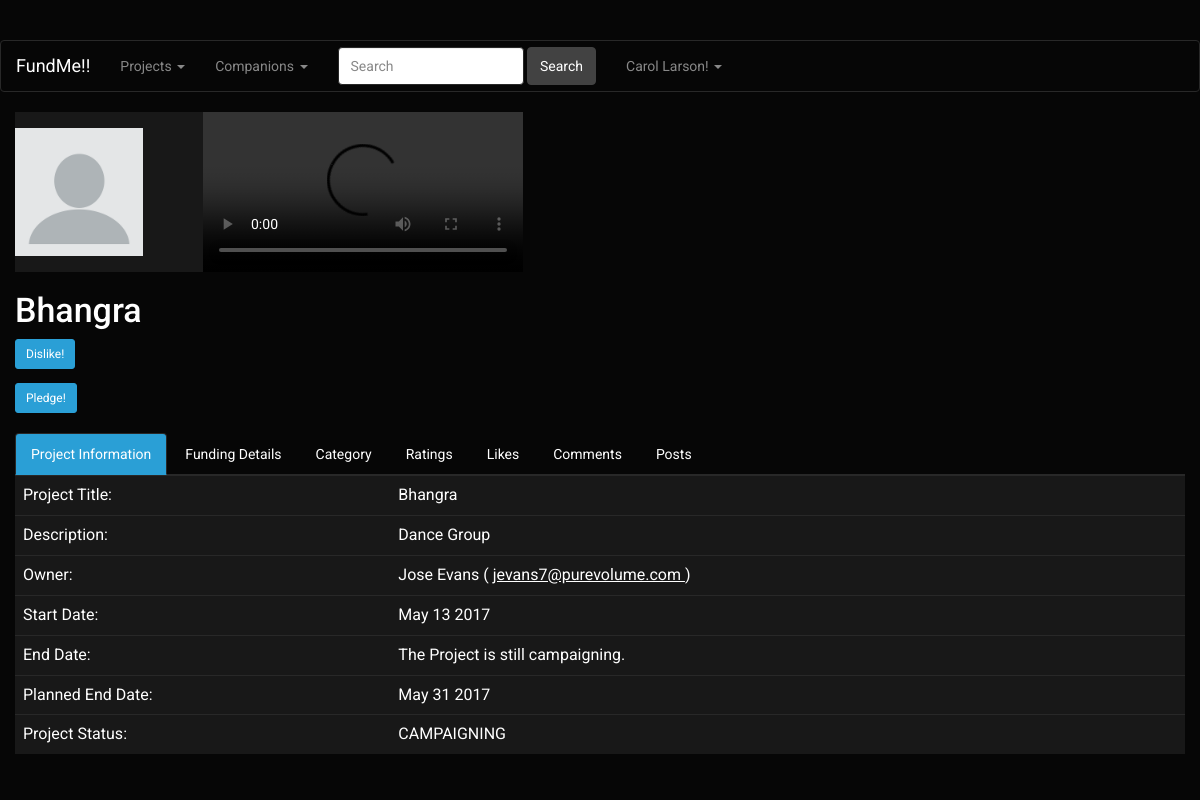
Screenshot of /viewProject.php?project_id=3 (signed in) with the database file from the repository.
### tables this page shows
CREATE TABLE `USER` (
  `EMAIL_ID` VARCHAR(45) NOT NULL,
  `PASSWORD` VARCHAR(45) NOT NULL,
  `FIRST_NAME` VARCHAR(45) NOT NULL,
  `LAST_NAME` VARCHAR(45) NOT NULL,
  `ADDRESS_LINE_1` VARCHAR(100) NOT NULL,
  `ADDRESS_LINE_2` VARCHAR(100) NULL,
  `CITY` VARCHAR(45) NOT NULL,
  `STATE` VARCHAR(45) NOT NULL,
  `COUNTRY` VARCHAR(45) NOT NULL,
  `ZIPCODE` INT(11) NOT NULL,
  `PHONE` VARCHAR(10) NOT NULL,
  `INTEREST` VARCHAR(45) DEFAULT NULL,
  `PHOTO` BLOB,
  PRIMARY KEY (`EMAIL_ID`)
);

CREATE TABLE `PROJECT`(
 `PROJECT_ID` INT(11) NOT NULL AUTO_INCREMENT,
 `PROJECT_TITLE` VARCHAR(45) NOT NULL UNIQUE,
 `DESCRIPTION` VARCHAR(200) NOT NULL ,
 `DATE_TIME_CREATED` DATETIME NOT NULL ,
 `START_DATE` DATE NOT NULL ,
 `COMPLETION_DATE` DATE NULL,
 `PLANNED_COMPLETION_DATE` DATE NOT NULL ,
 `PHOTO` BLOB NULL,
 `VIDEO` VARCHAR(100) NULL,
 `STATUS` enum('FAILED','CAMPAIGNING', 'STARTED','COMPLETED') NOT NULL DEFAULT 'CAMPAIGNING',
 PRIMARY KEY (`PROJECT_ID`)
);

CREATE TABLE `PROJECT_OWNERSHIP` (
  `PROJECT_ID` INT(11) NOT NULL,
  `EMAIL_ID` VARCHAR(45) NOT NULL,
  PRIMARY KEY (`PROJECT_ID`,`EMAIL_ID`),
  CONSTRAINT `FK_PROJECT_OWNERSHIP_USER_EMAIL_ID`
    FOREIGN KEY (`EMAIL_ID`) REFERENCES `USER` (`EMAIL_ID`)
    ON DELETE CASCADE
    ON UPDATE CASCADE,
  CONSTRAINT `FK_PROJECT_OWNERSHIP_PROJECT_PROJECT_ID`
    FOREIGN KEY (`PROJECT_ID`) REFERENCES `PROJECT` (`PROJECT_ID`)
    ON DELETE CASCADE
    ON UPDATE CASCADE
);

### viewProject.php (the view, shortened to what this page needs)
<html lang="en">
<head>
    <link href="css/bootstrap.min.css" rel="stylesheet">
    <link rel="stylesheet" href="https://maxcdn.bootstrapcdn.com/bootstrap/3.3.7/css/bootstrap.min.css"
>
</head>
<body>
<?php
require 'dbconn.php';
require 'navbar.php';
$project_id = $_GET['project_id'];
$sql =
    "SELECT PROJECT.PROJECT_ID,PROJECT.PROJECT_TITLE,PROJECT.DESCRIPTION,PROJECT.PHOTO,PROJECT.VIDEO from PROJECT where PROJECT.PROJECT_ID=$project_id";
$result = $conn->query($sql);
$row = $result->fetch_assoc();
?>
<div class='container'>
    <div class='row'>
        <div class='col-sm-20 col-md-16 user-details'>
            <table>
                    <tr>
                        <td style="padding:0 30px 0 0px;">
                            <?php
                            if (is_null($row['PHOTO'])) {
                                ?>
                                <img src='img/blank.png' alt='Project Pic' title='Project Pic'
                                     style="width:128px;height:128px">
                                <?php
                            } else {
                                ?>
                                <img alt='Project Pic' title='Project Pic'
                                     style="width:128px;height:128px">
                                <?php
                            } ?>
                        </td>
                        <td style="padding:0 0px 0 30px;">
                            <?php
                            $video= $row['VIDEO'];
                            $video_show= "videos/$video";
                            $position= strpos($video, ".");
                            $file_extension= substr($video, $position + 1);
                            $file_extension= strtolower($file_extension);
                            echo "<div align=center><video width='320' controls><source src='$video_show' type='video/$file_extension'>Your browser does
                            not support the video tag.</video></div>";
                            ?>
                        </td>
                    </tr>
                </table>
            </div>
            <div>
                <div>
                    <h3><?php
                        echo $row['PROJECT_TITLE'];
                        ?>
                    </h3>
                </div>
            </div>
            <div>
                <?php $sqllike =
                    "SELECT * from PROJECT join PROJECT_LIKES on PROJECT.PROJECT_ID=PROJECT_LIKES.PROJECT_ID
                      where PROJECT_LIKES.EMAIL_ID='" . $_SESSION['email'] . "' and PROJECT.PROJECT_ID = $project_id";
                $resultlike = $conn->query($sqllike);
                if ($resultlike->num_rows === 0) {
                    echo "<form enctype='multipart/form-data' method='post'><input  type='submit' value='Like!' name='like' class='btn btn-primary btn-sm'/></form>";
                } else {
                    echo "<form enctype='multipart/form-data' method='post'><input  type='submit' value='Dislike!' name='dislike' class='btn btn-primary btn-sm'/></form>";
                }
                ?>
                <div>
                    <?php
                    $get_project_campaign_status_for_pledge = "select status from project_campaign where project_id =" . $project_id;
                    $get_project_campaign_status_for_pledge = $conn->query($get_project_campaign_status_for_pledge);
                    $get_project_campaign_status_for_pledge_result = $get_project_campaign_status_for_pledge->fetch_assoc();
                    $row_geteditrec = "select * from project_ownership where project_id=$project_id and email_id='" . $_SESSION['email'] . "'";
                    $result_geteditrec = $conn->query($row_geteditrec);
                    if ($get_project_campaign_status_for_pledge_result['status'] === 'IN_PROGRESS' and $result_geteditrec->num_rows === 0) {
                        ?>
                        <button type="button" class="btn btn-primary btn-sm" data-toggle="modal"
                                data-target="#myModal5">Pledge!
                        </button>
                        <?php
                    }
                    ?>
                </div>
            </div>
            <br>
            <div>
                <ul class='nav nav-tabs' id="myTab">
                    <li class='active'><a href='#information' data-toggle='tab'>Project Information</a></li>
                    <li><a href='#funding_details' data-toggle='tab'>Funding Details</a></li>
                    <li><a href='#category' data-toggle='tab'>Category</a></li>
                    <li><a href='#ratings' data-toggle='tab'>Ratings</a></li>
                    <li><a href='#likes' data-toggle='tab'>Likes</a></li>
                    <li><a href='#comments' data-toggle='tab'>Comments</a></li>
                    <li><a href='#posts' data-toggle='tab'>Posts</a></li>
                </ul>
            </div>
            <div id='myTabContent' class='tab-content'>
                <div class='tab-pane fade active in' id='information'>
                    <table class='table table-user-information'>
                        <tbody>
                        <tr>
                            <td>Project Title:</td>
                            <td><?php echo $row['PROJECT_TITLE']; ?></td>
                        </tr>
                        <tr>
                            <td>Description:</td>
                            <td><?php echo $row['DESCRIPTION']; ?></td>
                        </tr>
                        <tr>
                            <?php $sql_owner =
                                "   SELECT PROJECT_OWNERSHIP.EMAIL_ID, FIRST_NAME, LAST_NAME, DATE_FORMAT(START_DATE, '%M %d %Y') AS START_DATE,
                                    DATE_FORMAT(COMPLETION_DATE, '%M %d %Y') AS COMPLETION_DATE,
                                    DATE_FORMAT(PLANNED_COMPLETION_DATE,'%M %d %Y') AS PLANNED_COMPLETION_DATE, STATUS
                                    FROM PROJECT
                                      JOIN PROJECT_OWNERSHIP ON PROJECT.PROJECT_ID = PROJECT_OWNERSHIP.PROJECT_ID
                                      JOIN USER ON PROJECT_OWNERSHIP.EMAIL_ID = USER.EMAIL_ID
                                    WHERE PROJECT.PROJECT_ID=$project_id;";
                            $result = $conn->query($sql_owner);
                            $result_owner = $result->fetch_assoc();
                            ?>
                            <td>Owner:</td>
                            <td>
                                <?php
                                echo $result_owner['FIRST_NAME'] . " " . $result_owner['LAST_NAME'] . " (" ?>
                                <a href="viewOtherUserProfile.php?email=<?php echo $result_owner['EMAIL_ID']; ?>"> <?php echo $result_owner['EMAIL_ID']; ?> </a> <?php echo ")"; ?>
                            </td>
                        </tr>
                        <tr>
                            <td>Start Date:</td>
                            <td><?php echo $result_owner['START_DATE']; ?></td>
                        </tr>
                        <tr>
                            <td>End Date:</td>
                            <td><?php
                                if (is_null($result_owner['COMPLETION_DATE']) && $result_owner['STATUS'] === "CAMPAIGNING") {
                                    echo "The Project is still campaigning.";
                                } else if (is_null($result_owner['COMPLETION_DATE']) && $result_owner['STATUS'] === "FAILED") {
                                    echo "The Project has failed.";
                                } else if (is_null($result_owner['COMPLETION_DATE']) && $result_owner['STATUS'] === "STARTED") {
                                    echo "The Project has started with successful campaigning.";
                                } else {
                                    echo $result_owner['COMPLETION_DATE'];
                                }
                                ?></td>
                        </tr>
                        <tr>
                            <td>Planned End Date:</td>
                            <td><?php echo $result_owner['PLANNED_COMPLETION_DATE']; ?></td>
                        </tr>
                        <tr>
                            <td>Project Status:</td>
                            <td><?php echo $result_owner['STATUS']; ?></td>
                        </tr>
                        </tbody>
                    </table>
                </div>
            </div>
        </div>
    </div>
</body>
</html>

### navbar.php (shortened to what this page needs)
<?php
require 'dbconn.php';
?>
<nav class="navbar navbar-default">
    <div class="container-fluid">
        <div class="navbar-header">
            <a class="navbar-brand" href="homepage.php">FundMe!!</a>
        </div>
        <div class="collapse navbar-collapse" id="bs-example-navbar-collapse-1">
            <ul class="nav navbar-nav">
                <li class="dropdown">
                    <a href="#" class="dropdown-toggle" data-toggle="dropdown" role="button" aria-expanded="false">Projects
                        <span class="caret"></span></a>
                </li>
                <li class="dropdown">
                    <a href="#" class="dropdown-toggle" data-toggle="dropdown" role="button" aria-expanded="false">Companions
                        <span class="caret"></span></a>
                </li>
                <li>
                    <form class="navbar-form navbar-left" role="search" method="POST" action="search.php">
                        <div class="form-group">
                            <input type="text" class="form-control" placeholder="Search" name="keyword">
                        </div>
                        <button type="submit" class="btn btn-default">Search</button>
                    </form>
                </li>
                <li class="dropdown">
                    <a href="#" class="dropdown-toggle" data-toggle="dropdown" role="button" aria-expanded="false">
                        <?php
                        if (isset($_SESSION['email'])) {
                            $sql_getname = "select first_name,last_name from user where email_id='" . $_SESSION['email'] . "'";
                            $result_getname = $conn->query($sql_getname);
                            $row_getname = $result_getname->fetch_assoc();
                            echo $row_getname['first_name'] . " " . $row_getname['last_name'] . "!";
                        } else {
                        }
                        ?>
                        <span class="caret"></span></a>
                </li>
            </ul>
        </div>
    </div>
</nav>

### rows the page displays
user: FIRST_NAME "Carol", LAST_NAME "Larson"
project: PROJECT_TITLE "Bhangra", DESCRIPTION "Dance Group"
project_ownership: EMAIL_ID.FIRST_NAME "Jose", EMAIL_ID.LAST_NAME "Evans", EMAIL_ID "jevans7@purevolume.com", PROJECT_ID.STATUS "CAMPAIGNING"

### other values shown
$result_owner['START_DATE'] "May 13 2017"
$result_owner['PLANNED_COMPLETION_DATE'] "May 31 2017"
